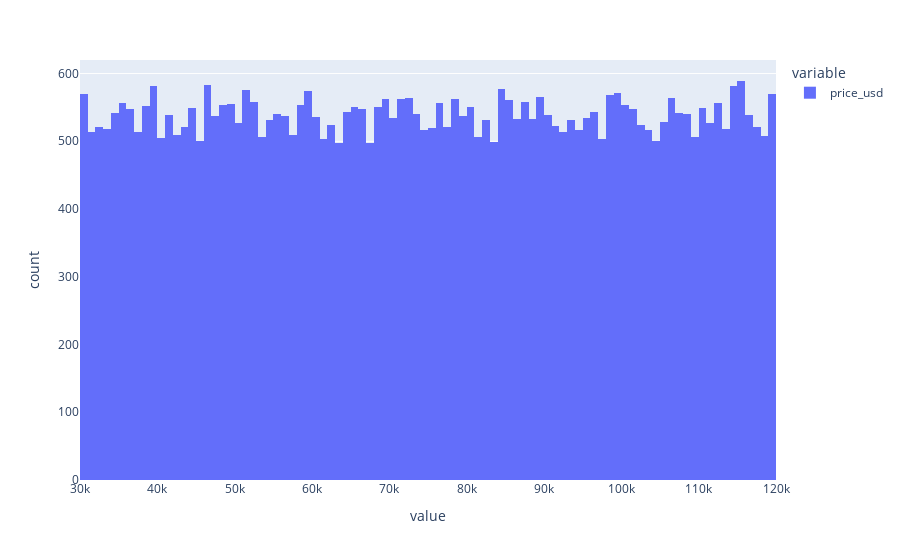

The notebook cell saved with this chart:
### Code cell
px.histogram(df["price_usd"])

### Figure 1 — Plotly figure (JSON) as saved in the notebook; plotly's stock layout.template omitted (floating-point values rounded to 4 significant figures; data arrays with more than 128 entries replaced by an {"elided": "..."} marker saying what was removed)
{"data": [{"bingroup": "x", "hovertemplate": "variable=price_usd<br>value=%{x}<br>count=%{y}<extra></extra>", "legendgroup": "price_usd", "marker": {"color": "#636efa", "pattern": {"shape": ""}}, "name": "price_usd", "orientation": "v", "showlegend": true, "type": "histogram", "x": {"elided": "50000 float values"}, "xaxis": "x", "yaxis": "y"}], "layout": {"barmode": "relative", "legend": {"title": {"text": "variable"}, "tracegroupgap": 0}, "margin": {"t": 60}, "xaxis": {"anchor": "y", "domain": [0, 1], "title": {"text": "value"}}, "yaxis": {"anchor": "x", "domain": [0, 1], "title": {"text": "count"}}}}
